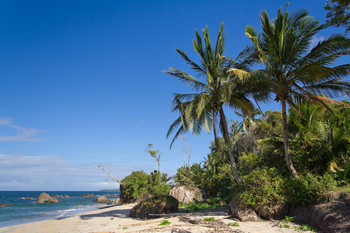
#> input picture CICLO-7/IA/Parte_practica/semana13/beach.png, 350 x 233 px
$ jupyter execute 'Hi03 Histograma 3D.ipynb'
#> lines starting #> are read from the running program, lines starting #| are printed output that depends on the picture
# Histogramas 3D

Importamos la clase Axes3D que nos permitirá visualizar histogramas 3D.

Axes3D requiere tres argumentos: la imagen de entrada, el tamaño de la barra de color más grande y, finalmente, el número de barras por canal.

### Importar librerias

[cell 1]
from mpl_toolkits.mplot3d import Axes3D
import matplotlib.pyplot as plt
import numpy as np
import cv2

### Función para mostrar imágenes

[cell 2]
def mostrar_imagen(titulo, imagen):
  imagen = cv2.cvtColor(imagen,cv2.COLOR_BGR2RGB)
  plt.imshow(imagen)
  plt.title(titulo)
  plt.grid(False)
  plt.show()

Diccionario para establecer los argumentos

[cell 3]
args = {"imagen": "beach.png",
       "tamaño":1000,
       "bins":4}

### Histograma 3D

Leer la imagen y mostrarla

[cell 4]
imagen = cv2.imread(args["imagen"])
#> imagen is the input picture: shape (233, 350, 3); mean B, G, R 136, 110.4, 78.6
mostrar_imagen("Original",imagen)

Definir las otras variables

[cell 5]
tam = float(args["tamaño"])
bins = int(args["bins"])

Calcula el histograma de color para la imagen de entrada

[cell 6]
# Calcula el histograma de color para la imagen de entrada
hist = cv2.calcHist([imagen], [0, 1, 2],
                    None, [bins, bins, bins], [0, 256, 0, 256, 0, 256])

# mostrar la forma del histograma
print("Forma del histograma 3D: %s, con %d valores" %
      (hist.shape, hist.flatten().shape[0]))
#| Forma del histograma 3D: (4, 4, 4), con 64 valores

# inicializar la figura
fig = plt.figure()
ax = fig.add_subplot(111, projection="3d")

# encuentra el valor más grande en el histograma y calcula el ratio
# del bin de tamaño más grande
ratio = tam / np.max(hist)
#> ratio = 0.0687

# bucle sobre los planos del histograma
for (x, plane) in enumerate(hist):
    for (y, row) in enumerate(plane):
        for (z, col) in enumerate(row):
            # asegura que existe un valor en el bin
            if hist[x][y][z] > 0.0:
                # plot the bin
                siz = ratio * hist[x][y][z]
                rgb = (z / (bins - 1), y / (bins - 1), x / (bins - 1))
                ax.scatter(x, y, z, s = siz, facecolors = rgb)
#> this loop made 4 passes

# mostrar la figura
plt.show()
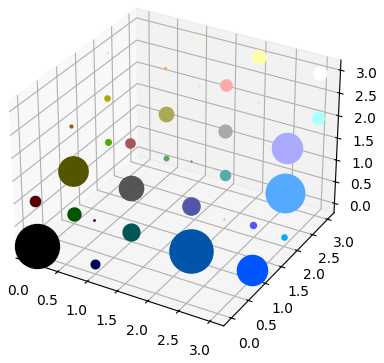
#> figure drawn by matplotlib, 1 panel


$ run again, with CICLO-7/IA/Parte_practica/semana13/coins.png copied over CICLO-7/IA/Parte_practica/semana13/beach.png
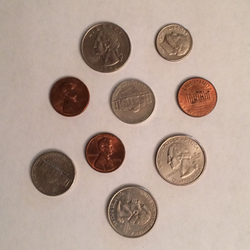
#> input picture CICLO-7/IA/Parte_practica/semana13/coins.png, 250 x 250 px
#> imagen is the input picture: shape (250, 250, 3); mean B, G, R 147.7, 159.9, 180.7
#| Forma del histograma 3D: (4, 4, 4), con 64 valores
#> ratio = 0.0514
#> the loop `for (x, plane) in enumerate(hist):` made 4 passes
#> plane on pass 4: [[0, 0, 0, 0], [0, 0, 0, 0], [0, 0, 0, 0], [0, 0, 0, 264]]
#> `plt.show()`:
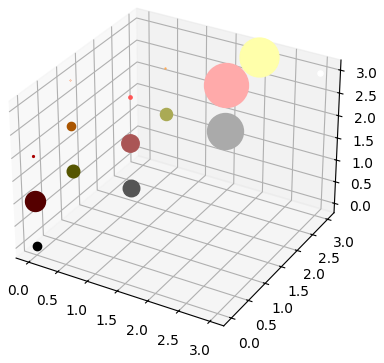
#> figure drawn by matplotlib, 1 panel

$ run again, with CICLO-7/IA/Parte_practica/semana13/wave.png copied over CICLO-7/IA/Parte_practica/semana13/beach.png
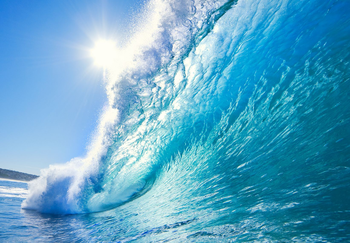
#> input picture CICLO-7/IA/Parte_practica/semana13/wave.png, 350 x 243 px
#> imagen is the input picture: shape (243, 350, 3); mean B, G, R 199.1, 166.5, 93.5
#| Forma del histograma 3D: (4, 4, 4), con 64 valores
#> ratio = 0.072
#> the loop `for (x, plane) in enumerate(hist):` made 4 passes
#> plane on pass 1: [[0, 0, 0, 0], [0, 0, 0, 0], [0, 0, 0, 0], [0, 0, 0, 0]]
#> `plt.show()`:
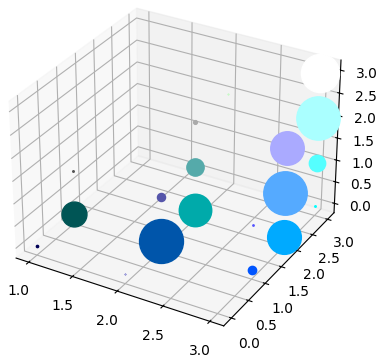
#> figure drawn by matplotlib, 1 panel
